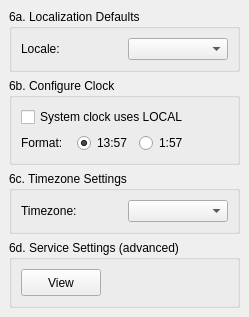
     <widget class="QWidget" name="Step_Localization">
      <layout class="QGridLayout">
       <property name="leftMargin">
        <number>9</number>
       </property>
       <property name="topMargin">
        <number>9</number>
       </property>
       <property name="rightMargin">
        <number>9</number>
       </property>
       <property name="bottomMargin">
        <number>9</number>
       </property>
       <property name="spacing">
        <number>6</number>
       </property>
       <item row="3" column="0">
        <widget class="QGroupBox" name="servicesBox">
         <property name="sizePolicy">
          <sizepolicy hsizetype="MinimumExpanding" vsizetype="Minimum">
           <horstretch>0</horstretch>
           <verstretch>0</verstretch>
          </sizepolicy>
         </property>
         <property name="minimumSize">
          <size>
           <width>0</width>
           <height>40</height>
          </size>
         </property>
         <property name="title">
          <string>6d. Service Settings (advanced)</string>
         </property>
         <layout class="QHBoxLayout" name="horizontalLayout">
          <item>
           <widget class="QPushButton" name="viewServicesButton">
            <property name="sizePolicy">
             <sizepolicy hsizetype="Minimum" vsizetype="Fixed">
              <horstretch>0</horstretch>
              <verstretch>0</verstretch>
             </sizepolicy>
            </property>
            <property name="minimumSize">
             <size>
              <width>0</width>
              <height>27</height>
             </size>
            </property>
            <property name="toolTip">
             <string>Adjust which services should run at startup</string>
            </property>
            <property name="text">
             <string>View</string>
            </property>
           </widget>
          </item>
          <item>
           <spacer name="horizontalSpacer">
            <property name="orientation">
             <enum>Qt::Horizontal</enum>
            </property>
            <property name="sizeHint" stdset="0">
             <size>
              <width>40</width>
              <height>20</height>
             </size>
            </property>
           </spacer>
          </item>
         </layout>
        </widget>
       </item>
       <item row="1" column="0">
        <widget class="QGroupBox" name="setClockBox">
         <property name="sizePolicy">
          <sizepolicy hsizetype="MinimumExpanding" vsizetype="Minimum">
           <horstretch>0</horstretch>
           <verstretch>0</verstretch>
          </sizepolicy>
         </property>
         <property name="title">
          <string>6b. Configure Clock</string>
         </property>
         <layout class="QGridLayout">
          <property name="leftMargin">
           <number>9</number>
          </property>
          <property name="topMargin">
           <number>9</number>
          </property>
          <property name="rightMargin">
           <number>9</number>
          </property>
          <property name="bottomMargin">
           <number>9</number>
          </property>
          <property name="spacing">
           <number>6</number>
          </property>
          <item row="2" column="2">
           <widget class="QRadioButton" name="radio12h">
            <property name="text">
             <string notr="true">1:57</string>
            </property>
           </widget>
          </item>
          <item row="2" column="0">
           <widget class="QLabel" name="label">
            <property name="text">
             <string>Format:</string>
            </property>
           </widget>
          </item>
          <item row="2" column="1">
           <widget class="QRadioButton" name="radio24h">
            <property name="text">
             <string notr="true">13:57</string>
            </property>
            <property name="checked">
             <bool>true</bool>
            </property>
           </widget>
          </item>
          <item row="1" column="0" colspan="3">
           <widget class="QCheckBox" name="gmtCheckBox">
            <property name="text">
             <string>System clock uses LOCAL</string>
            </property>
           </widget>
          </item>
          <item row="2" column="3">
           <spacer name="horizontalSpacer_5">
            <property name="orientation">
             <enum>Qt::Horizontal</enum>
            </property>
            <property name="sizeHint" stdset="0">
             <size>
              <width>40</width>
              <height>20</height>
             </size>
            </property>
           </spacer>
          </item>
         </layout>
        </widget>
       </item>
       <item row="0" column="0">
        <widget class="QGroupBox" name="localeBox">
         <property name="sizePolicy">
          <sizepolicy hsizetype="MinimumExpanding" vsizetype="Minimum">
           <horstretch>0</horstretch>
           <verstretch>0</verstretch>
          </sizepolicy>
         </property>
         <property name="title">
          <string>6a. Localization Defaults</string>
         </property>
         <layout class="QGridLayout">
          <property name="leftMargin">
           <number>9</number>
          </property>
          <property name="topMargin">
           <number>9</number>
          </property>
          <property name="rightMargin">
           <number>9</number>
          </property>
          <property name="bottomMargin">
           <number>9</number>
          </property>
          <property name="spacing">
           <number>6</number>
          </property>
          <item row="0" column="0">
           <widget class="QLabel" name="localeLabel">
            <property name="sizePolicy">
             <sizepolicy hsizetype="MinimumExpanding" vsizetype="Minimum">
              <horstretch>0</horstretch>
              <verstretch>0</verstretch>
             </sizepolicy>
            </property>
            <property name="font">
             <font/>
            </property>
            <property name="text">
             <string>Locale:</string>
            </property>
            <property name="wordWrap">
             <bool>false</bool>
            </property>
           </widget>
          </item>
          <item row="0" column="1">
           <widget class="QComboBox" name="localeCombo">
            <property name="sizePolicy">
             <sizepolicy hsizetype="MinimumExpanding" vsizetype="Fixed">
              <horstretch>0</horstretch>
              <verstretch>0</verstretch>
             </sizepolicy>
            </property>
           </widget>
          </item>
         </layout>
        </widget>
       </item>
       <item row="2" column="0">
        <widget class="QGroupBox" name="tzBox">
         <property name="sizePolicy">
          <sizepolicy hsizetype="MinimumExpanding" vsizetype="Minimum">
           <horstretch>0</horstretch>
           <verstretch>0</verstretch>
          </sizepolicy>
         </property>
         <property name="title">
          <string>6c. Timezone Settings</string>
         </property>
         <layout class="QGridLayout" name="tzGridLayout">
          <item row="0" column="0">
           <widget class="QLabel" name="tzLabel">
            <property name="sizePolicy">
             <sizepolicy hsizetype="MinimumExpanding" vsizetype="Preferred">
              <horstretch>0</horstretch>
              <verstretch>0</verstretch>
             </sizepolicy>
            </property>
            <property name="text">
             <string>Timezone:</string>
            </property>
           </widget>
          </item>
          <item row="0" column="1">
           <widget class="QComboBox" name="timezoneCombo">
            <property name="sizePolicy">
             <sizepolicy hsizetype="MinimumExpanding" vsizetype="Fixed">
              <horstretch>0</horstretch>
              <verstretch>0</verstretch>
             </sizepolicy>
            </property>
           </widget>
          </item>
         </layout>
        </widget>
       </item>
       <item row="4" column="0">
        <spacer name="verticalSpacer_2">
         <property name="orientation">
          <enum>Qt::Vertical</enum>
         </property>
         <property name="sizeType">
          <enum>QSizePolicy::Expanding</enum>
         </property>
         <property name="sizeHint" stdset="0">
          <size>
           <width>20</width>
           <height>0</height>
          </size>
         </property>
        </spacer>
       </item>
      </layout>
     </widget>
